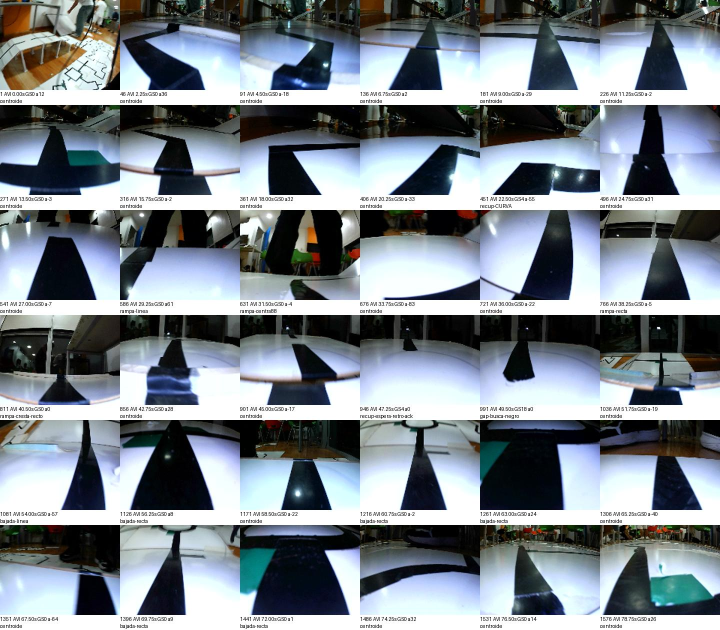
#> input picture software/raspberry/corridas/20261031_195318/analisis/barrido_visual_1.jpg, 1440 x 1260 px (shown at 1/2 size)
$ python -i variantes_filas.py   (imports and definitions only)
#> lines starting #> are read from the running program, lines starting #| are printed output that depends on the picture; after the words box and inside, x2 and y2 are one past the last pixel; in counts of white or black regions, pixels touching at a corner belong together
#> further down, picture is the input picture: shape (1260, 1440, 3); mean B, G, R 140.7, 133.4, 125
# Puntaje de banda desde distintas filas: con la camara mirando lejos los reflejos quedan en el medio de la imagen.
import csv, json, os, sys, cv2, numpy as np
sys.path.insert(0, os.path.dirname(os.path.abspath(__file__)))
import rasgos_plateado as RP
from rasgos2 import PLATEADO
# [1 line that did not run here, left out]
FILAS = (40, 50, 60, 70, 80)
def puntajes(im):
    hsv = cv2.cvtColor(im, cv2.COLOR_BGR2HSV); S = hsv[..., 1].astype(np.float32); V = hsv[..., 2].astype(np.float32)
#> after `hsv = cv2.cvtColor(im, cv2.COLOR_BGR2HSV)`: hsv: shape (1260, 1440, 3); mean H, S, V 73.4, 73.2, 143.9
#> after `S = hsv[..., 1].astype(np.float32)`:
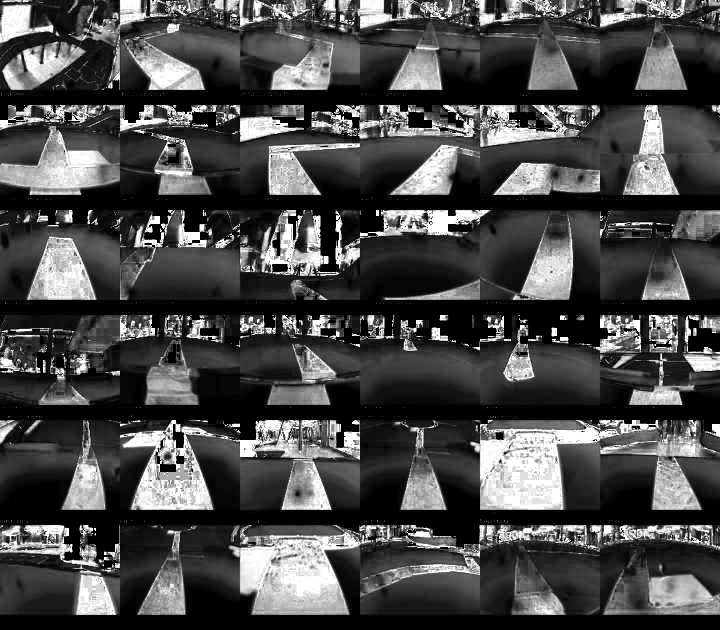
#> S: shape (1260, 1440) float32 (shown at 1/2 size); min 0, max 255, mean 73.2
#> after `V = hsv[..., 2].astype(np.float32)`:
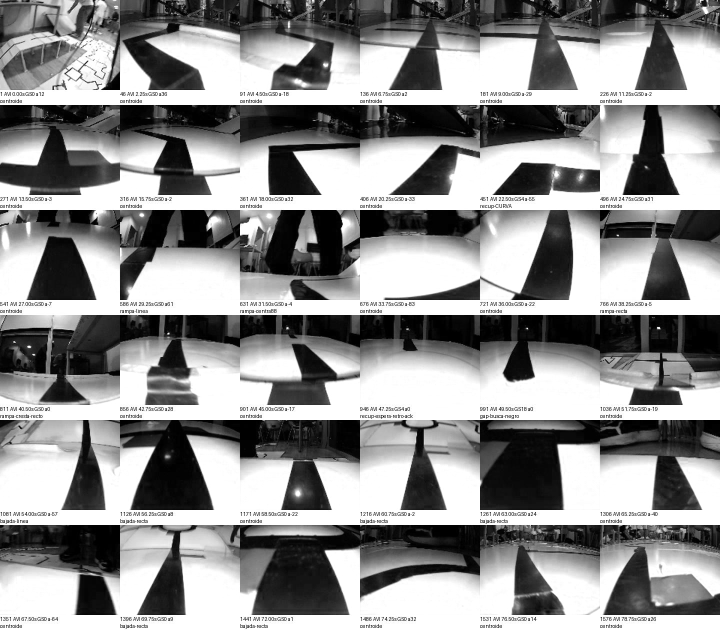
#> V: shape (1260, 1440) float32 (shown at 1/2 size); min 0, max 255, mean 143.9
    m = cv2.blur(V, (5, 5)); sd = np.sqrt(np.maximum(cv2.blur(V * V, (5, 5)) - m * m, 0))
#> after `sd = np.sqrt(np.maximum(cv2.blur(V * V, (5, 5)) - m * m, 0))`:
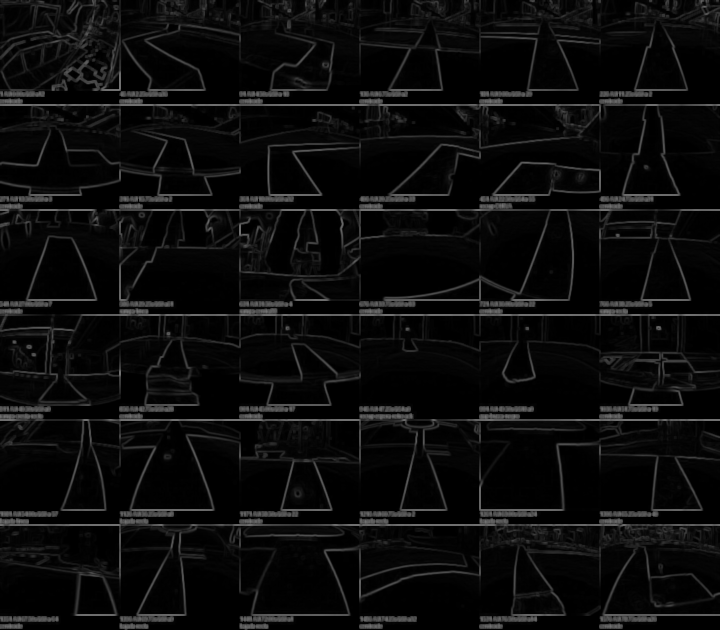
#> sd: shape (1260, 1440) float32 (shown at 1/2 size); min 0, max 126.4, mean 12.1
    t = (S < 60) & (V > 110) & (V < 225) & (sd > 7)
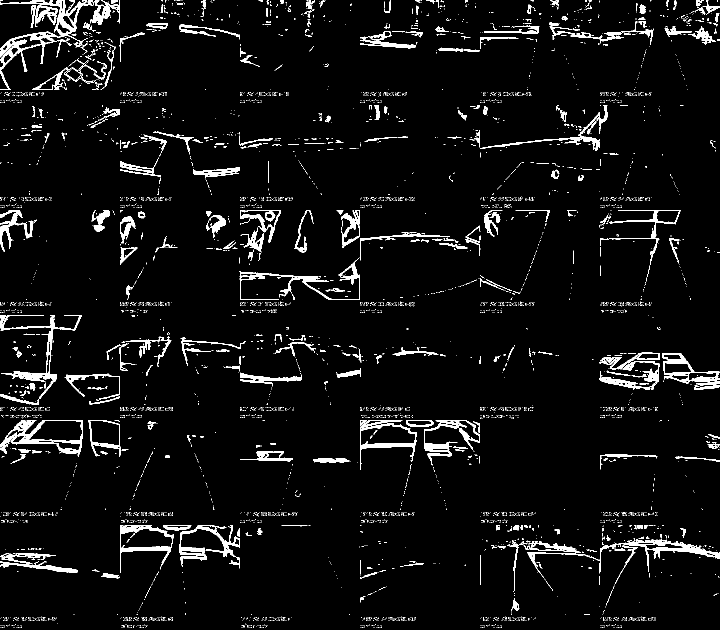
#> t: shape (1260, 1440) bool (shown at 1/2 size); 5.1% white; 5285 white regions (4972 under 20 px), largest, box (x1, y1, x2, y2) and area: (0, 0, 188, 180) 4844, (1055, 1078, 1440, 1168) 3403, (0, 630, 163, 810) 3294
    return [int(t[f:].sum()) for f in FILAS]
# [20 lines not run here, left out]

>>> import cv2
>>> picture = cv2.imread('../../../20261031_195318/analisis/barrido_visual_1.jpg')
>>> result = puntajes(picture)
#> result = [86719, 85603, 84070, 81296, 79197]

$ run again, on software/raspberry/corridas/20261031_210305/analisis_recuperaciones/fin_pruebas_2.jpg
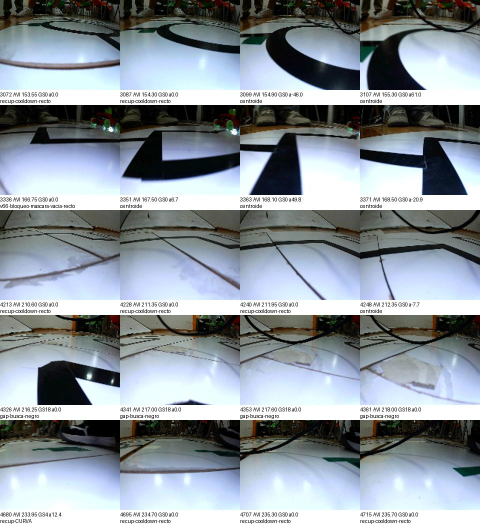
#> input picture software/raspberry/corridas/20261031_210305/analisis_recuperaciones/fin_pruebas_2.jpg, 960 x 1050 px (shown at 1/2 size)
#> picture is the input picture: shape (1050, 960, 3); mean B, G, R 156.9, 149.6, 141
#> hsv: shape (1050, 960, 3); mean H, S, V 74.5, 55.3, 160.3
#> in puntajes, `S = hsv[..., 1].astype(np.float32)`:
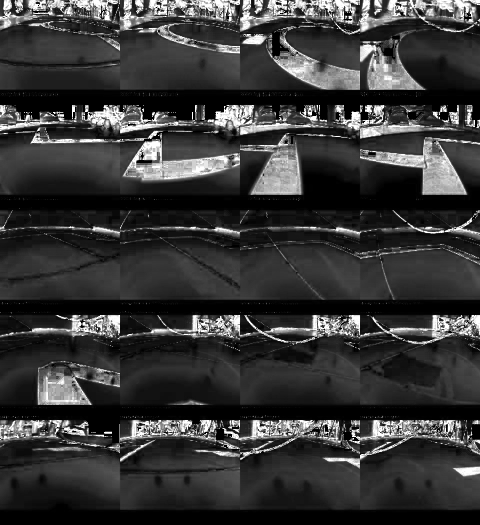
#> S: shape (1050, 960) float32 (shown at 1/2 size); min 0, max 255, mean 55.3
#> in puntajes, `t = (S < 60) & (V > 110) & (V < 225) & (sd > 7)`:
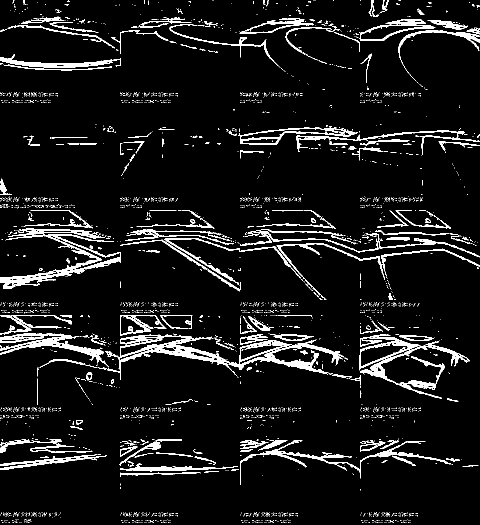
#> t: shape (1050, 960) bool (shown at 1/2 size); 7.4% white; 3389 white regions (3203 under 20 px), largest, box (x1, y1, x2, y2) and area: (195, 668, 688, 760) 8332, (0, 468, 242, 578) 4465, (720, 683, 939, 797) 3312
#> result = [73059, 71104, 69195, 67524, 66527]

$ run again, on software/raspberry/corridas/20261031_210305/analisis_recuperaciones/gaps_445_450_458.jpg
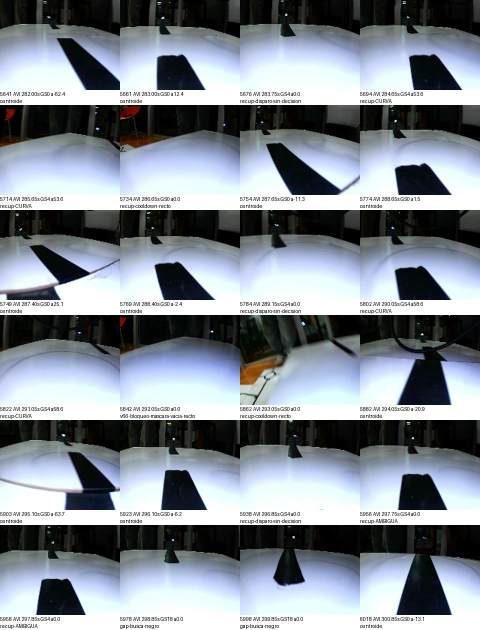
#> input picture software/raspberry/corridas/20261031_210305/analisis_recuperaciones/gaps_445_450_458.jpg, 960 x 1260 px (shown at 1/2 size)
#> picture is the input picture: shape (1260, 960, 3); mean B, G, R 145.9, 137.8, 130.5
#> hsv: shape (1260, 960, 3); mean H, S, V 71.9, 55.4, 147.3
#> in puntajes, `S = hsv[..., 1].astype(np.float32)`:
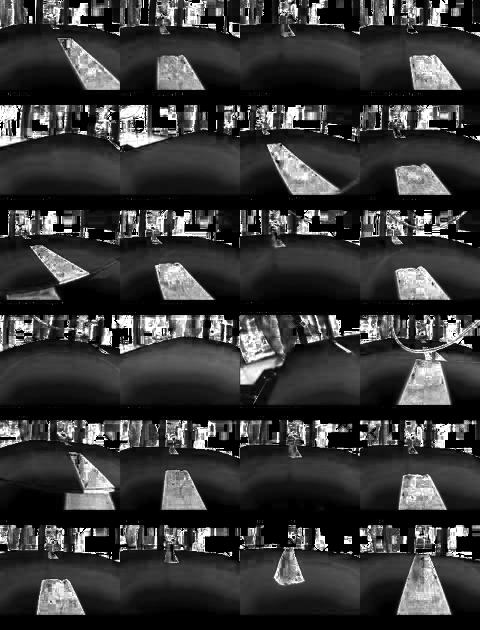
#> S: shape (1260, 960) float32 (shown at 1/2 size); min 0, max 255, mean 55.4
#> in puntajes, `t = (S < 60) & (V > 110) & (V < 225) & (sd > 7)`:
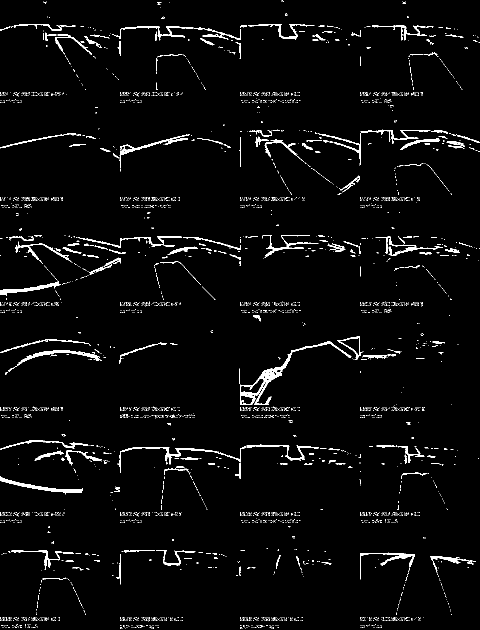
#> t: shape (1260, 960) bool (shown at 1/2 size); 3.2% white; 3912 white regions (3738 under 20 px), largest, box (x1, y1, x2, y2) and area: (480, 682, 703, 810) 2424, (234, 893, 493, 946) 1087, (0, 953, 166, 989) 1061
#> result = [38424, 38208, 36844, 36176, 34922]

$ run again, on software/raspberry/corridas/20261031_213650/analisis/todas_01.jpg
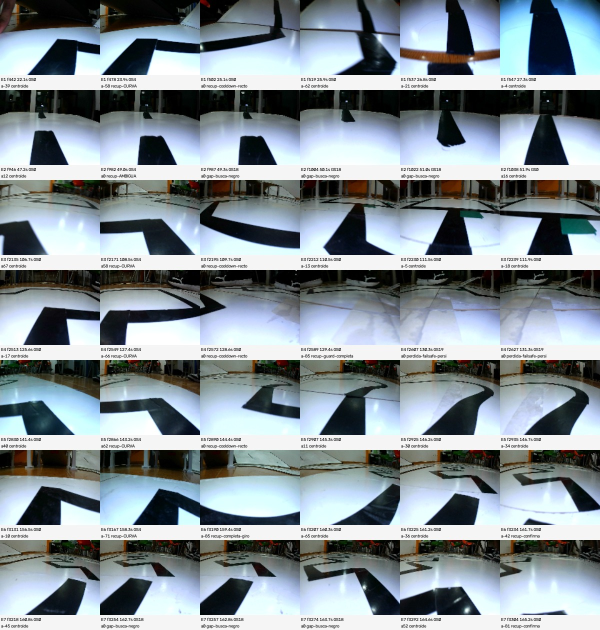
#> input picture software/raspberry/corridas/20261031_213650/analisis/todas_01.jpg, 1200 x 1260 px (shown at 1/2 size)
#> picture is the input picture: shape (1260, 1200, 3); mean B, G, R 150.8, 144.6, 134
#> hsv: shape (1260, 1200, 3); mean H, S, V 74.1, 66.4, 154.2
#> in puntajes, `S = hsv[..., 1].astype(np.float32)`:
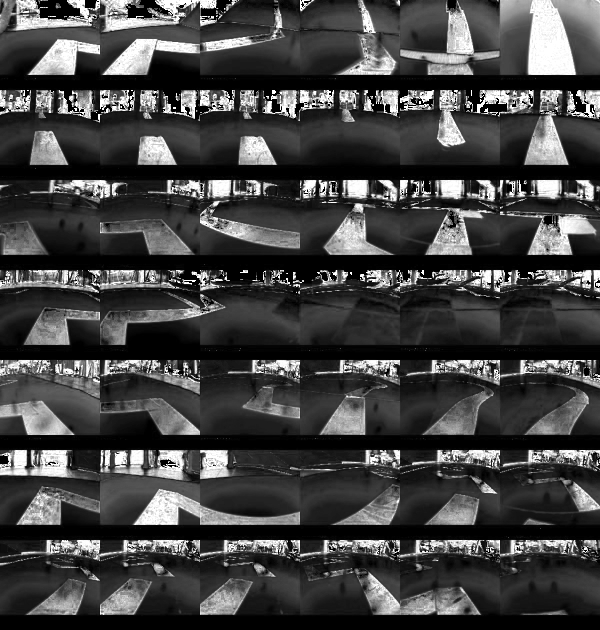
#> S: shape (1260, 1200) float32 (shown at 1/2 size); min 0, max 255, mean 66.4
#> in puntajes, `t = (S < 60) & (V > 110) & (V < 225) & (sd > 7)`:
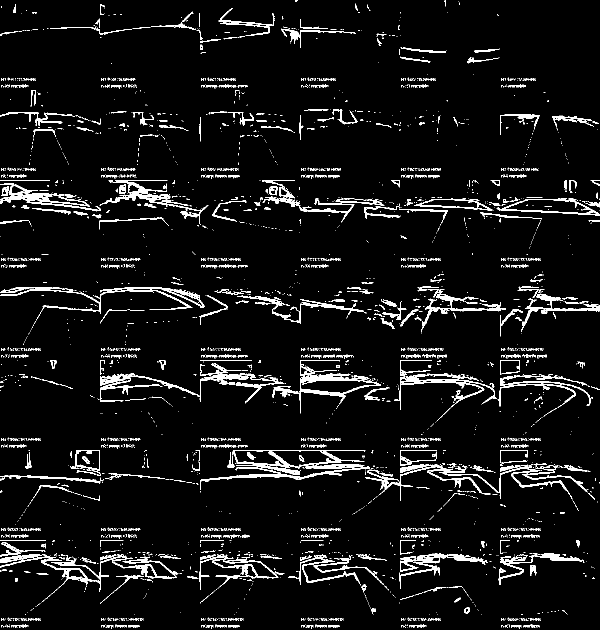
#> t: shape (1260, 1200) bool (shown at 1/2 size); 6.2% white; 3266 white regions (2753 under 20 px), largest, box (x1, y1, x2, y2) and area: (0, 1108, 357, 1205) 3261, (200, 747, 523, 804) 2819, (545, 747, 762, 827) 2513
#> result = [93095, 92590, 91750, 90912, 90549]
